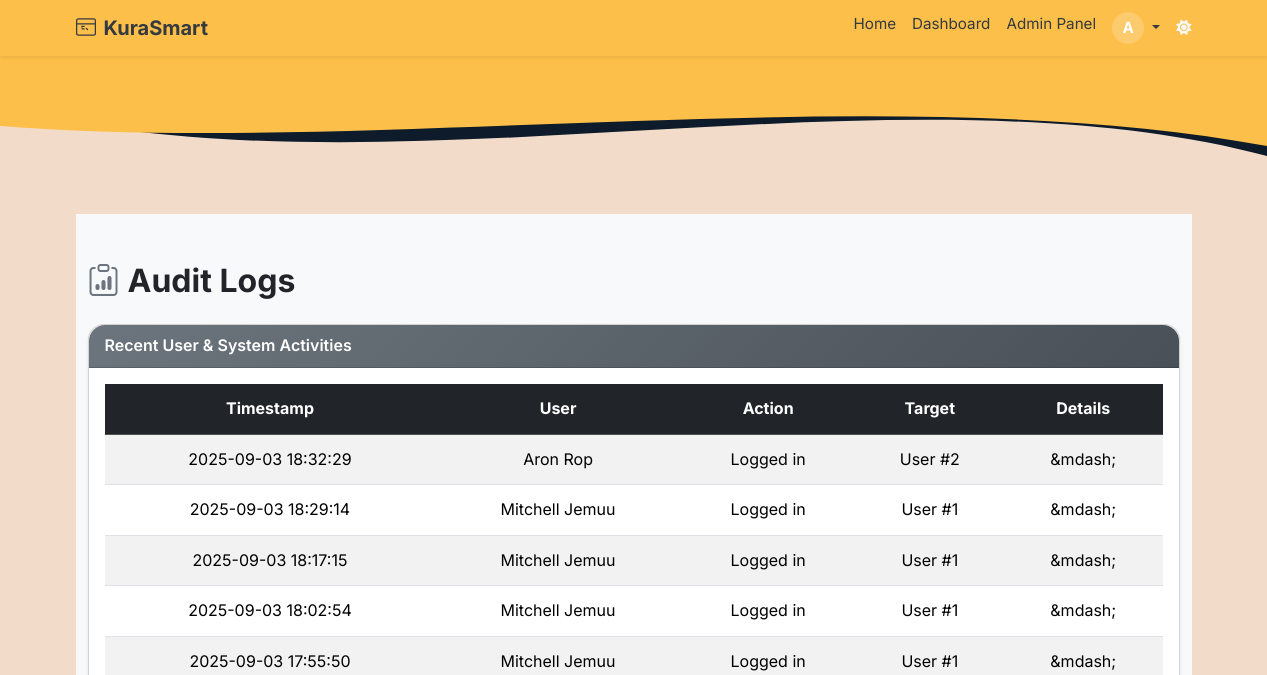
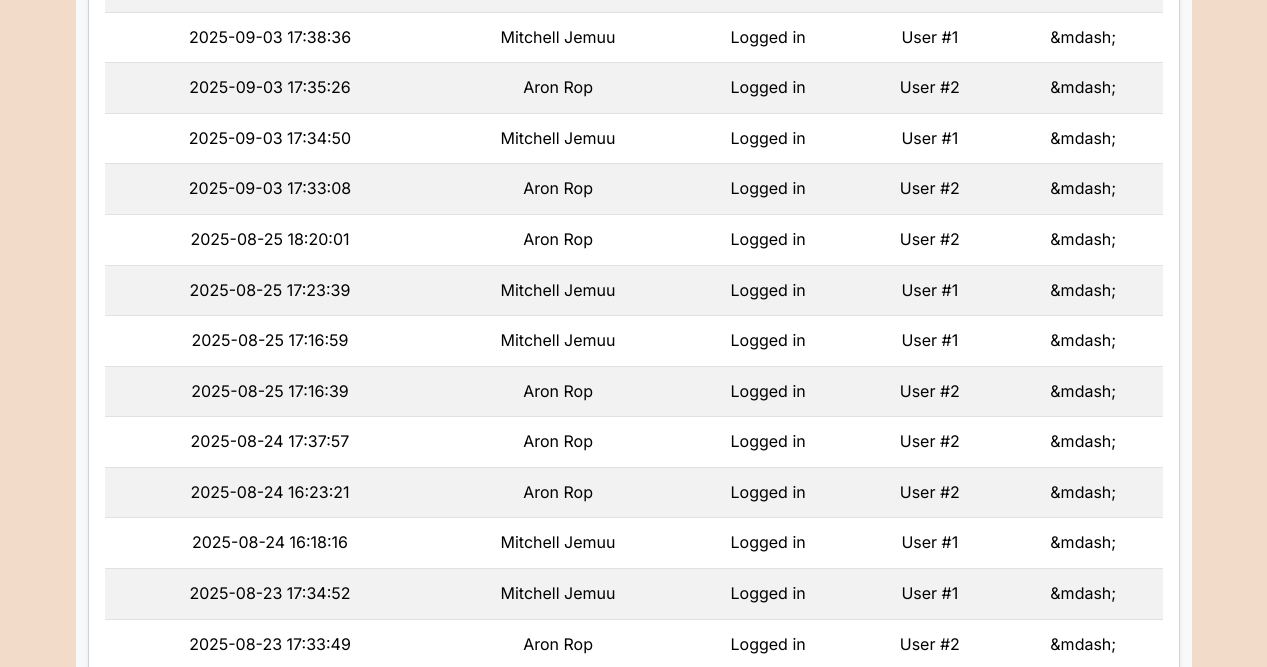
Page /admin/audit-logs (signed in, upper part) on the earlier database version (2 pictures, top to bottom).
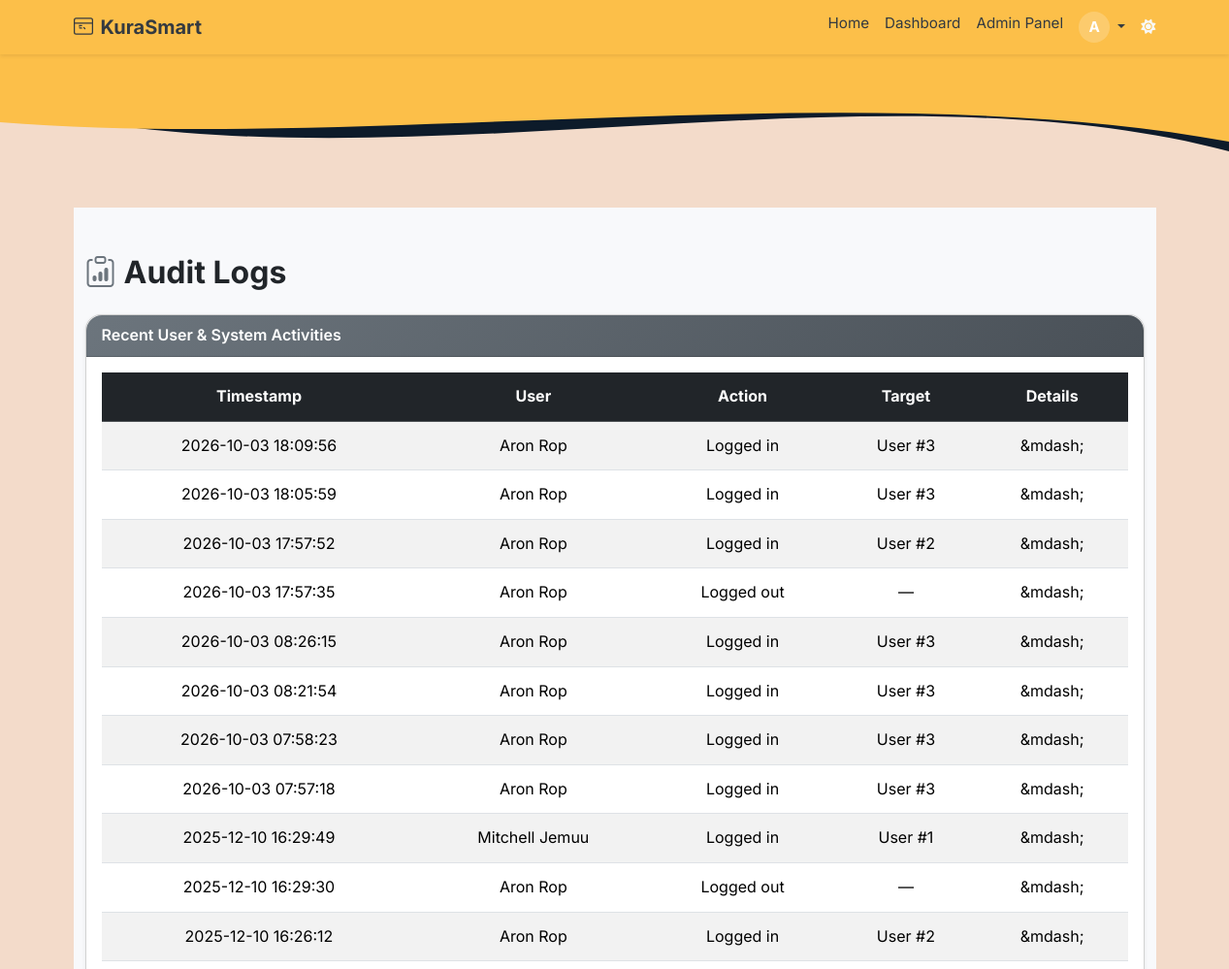
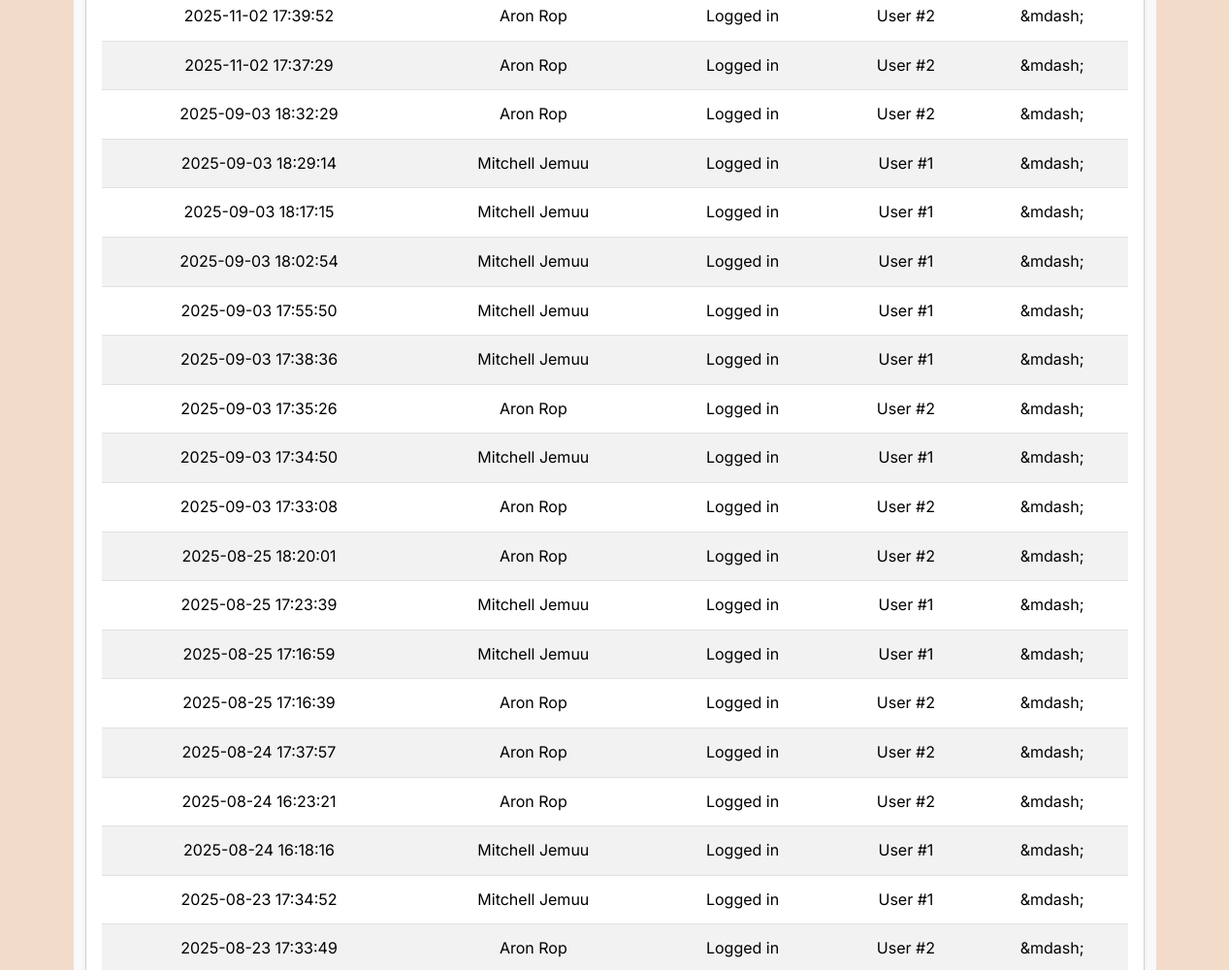
Same page on the later database version (2 pictures, top to bottom).
### app/models.py (models this page shows, shortened)
class User(db.Model, UserMixin):
    __tablename__ = 'users'
    id = db.Column(db.Integer, primary_key=True)
    email = db.Column(db.String(120), unique=True, nullable=False, index=True)
    full_name = db.Column(db.String(120), nullable=False)
    username = db.Column(db.String(80), unique=True, nullable=True)
    id_number = db.Column(db.String(20), unique=True, nullable=True)
    password_hash = db.Column(db.String(128), nullable=False)
    voting_type = db.Column(db.String(10), nullable=False, default="informal")
    national_id = db.Column(db.String(20), unique=True, nullable=True)
    dob = db.Column(db.Date, nullable=True)
    gender = db.Column(db.String(10), nullable=True)
    county = db.Column(db.String(100), nullable=True)
    sub_county = db.Column(db.String(100), nullable=True)
    division = db.Column(db.String(100), nullable=True)
    location = db.Column(db.String(100), nullable=True)
    sub_location = db.Column(db.String(100), nullable=True)
    profile_image = db.Column(db.String(255), nullable=True, default='profile_images/default-profile.png')
    is_verified = db.Column(db.Boolean, default=False, index=True)
    is_superadmin = db.Column(db.Boolean, default=False)
    role = db.Column(db.Enum(UserRole), default=UserRole.voter, nullable=False, index=True)
    created_at = db.Column(db.DateTime, default=datetime.utcnow)
    candidates = db.relationship('Candidate', back_populates='user', lazy='dynamic')
    verification_requests = db.relationship('VerificationRequest', back_populates='user', lazy='dynamic')
    votes = db.relationship('Vote', back_populates='voter', lazy='dynamic')
    def is_super_admin(self):
        return self.role == UserRole.super_admin

class AuditLog(db.Model):
    __tablename__ = 'audit_logs'
    id = db.Column(db.Integer, primary_key=True)
    user_id = db.Column(db.Integer, db.ForeignKey('users.id'), nullable=False)
    action = db.Column(db.String(255), nullable=False)
    target_type = db.Column(db.String(50))
    target_id = db.Column(db.Integer)
    timestamp = db.Column(db.DateTime, default=datetime.utcnow)
    details = db.Column(db.Text)
    user = db.relationship('User', backref='audit_logs')

### app/routes/web_auth.py (the view)
@admin_web_bp.route('/audit-logs')
@login_required
@super_admin_required
def audit_logs():
    try:
        logs = AuditLog.query.order_by(AuditLog.timestamp.desc()).limit(100).all()
        return render_template('admin/audit_logs.html', logs=logs)
    except Exception as e:
        flash(f"Error loading audit logs: {e}", "danger")
        return redirect(url_for('admin_web.dashboard'))

### app/routes/web_auth.py (called while the page is built)
@admin_web_bp.context_processor
def inject_notifications():
    if current_user.is_authenticated:
        unread_notifications = Notification.query.filter_by(user_id=current_user.id, read=False).order_by(Notification.created_at.desc()).all()
        return dict(unread_notifications=unread_notifications)
    return dict(unread_notifications=[])

### app/templates/admin/audit_logs.html (shortened to what this page needs)
{% extends "base.html" %}
{% block content %}
<div class="manage-elections-background py-5">
  <div class="container" data-aos="fade-up">
    <h2 class="mb-4 fw-bold">
      <i class="bi bi-clipboard-data me-2 text-secondary"></i>Audit Logs
    </h2>
    <div class="card shadow-sm rounded-4" data-aos="fade-left">
      <div class="card-header bg-gradient-secondary text-white fw-semibold rounded-top-4">
        Recent User & System Activities
      </div>
      <div class="card-body">
        {% if logs %}
        <div class="table-responsive">
          <table class="table align-middle table-hover text-center table-striped">
            <thead class="table-dark">
              <tr>
                <th>Timestamp</th>
                <th>User</th>
                <th>Action</th>
                <th>Target</th>
                <th>Details</th>
              </tr>
            </thead>
            <tbody>
              {% for log in logs %}
              <tr data-aos="fade-up" data-aos-delay="{{ loop.index * 50 }}">
                <td class="text-wrap text-break">{{ log.timestamp.strftime('%Y-%m-%d %H:%M:%S') }}</td>
                <td class="text-wrap text-break">{{ log.user.full_name }}</td>
                <td class="text-wrap text-break">{{ log.action }}</td>
                <td class="text-wrap text-break">
                  {% if log.target_type %}
                    {{ log.target_type }} #{{ log.target_id }}
                  {% else %}
                    &mdash;
                  {% endif %}
                </td>
                <td class="text-wrap text-break">{{ log.details or '&mdash;' }}</td>
              </tr>
              {% endfor %}
            </tbody>
          </table>
        </div>
        {% else %}
        <p class="text-center text-muted">No audit logs available.</p>
        {% endif %}
      </div>
    </div>
  </div>
</div>
{% endblock %}

### app/templates/base.html (shortened to what this page needs)
<!DOCTYPE html>
<html lang="en" data-bs-theme="auto">
<head>
  <link rel="stylesheet" href="https://cdn.jsdelivr.net/npm/bootstrap@5.3.3/dist/css/bootstrap.min.css">
  <link rel="stylesheet" href="https://cdnjs.cloudflare.com/ajax/libs/font-awesome/6.5.0/css/all.min.css"/>
  <link rel="stylesheet" href="https://cdn.jsdelivr.net/npm/aos@2.3.4/dist/aos.css">
  <link rel="stylesheet" href="https://cdn.jsdelivr.net/npm/bootstrap-icons@1.10.5/font/bootstrap-icons.css">
  <link rel="stylesheet" href="{{ url_for('static', filename='styles.css') }}">
</head>
<body class="text-dark d-flex flex-column min-vh-100">
  <nav class="navbar navbar-expand-lg sticky-top shadow-sm" style="background-color: #fcbf49;">
    <div class="container">
      <a class="navbar-brand fw-bold d-flex align-items-center gap-2" href="{{ url_for('main.index') }}">
        KuraSmart
      </a>
      <div class="collapse navbar-collapse" id="navCollapse">
        <ul class="navbar-nav ms-auto mb-2 mb-lg-0">
          <li class="nav-item">
            <a class="nav-link {% if request.endpoint == 'main.index' %}active{% endif %}" href="{{ url_for('main.index') }}">Home</a>
          </li>
          {% if current_user.is_authenticated %}
            <li class="nav-item">
              <a class="nav-link {% if request.endpoint in ['admin_web.dashboard'] %}active{% endif %}" href="{{ url_for('admin_web.dashboard') }}">
                Dashboard
              </a>
            </li>
            {% if current_user.is_super_admin or current_user.role == 'admin' %}
              <li class="nav-item">
                <a class="nav-link {% if request.endpoint == 'admin_web.dashboard' %}active{% endif %}" href="{{ url_for('admin_web.dashboard') }}">
                  Admin Panel
                </a>
              </li>
            {% endif %}
            <li class="nav-item dropdown">
              <a class="nav-link dropdown-toggle" href="#" id="userMenu" role="button" data-bs-toggle="dropdown" aria-expanded="false">
                <div class="nav-profile-wrapper">
                  <div class="profile-initial bg10">
                    {{ current_user.full_name[0]|upper }}
                  </div>
                </div>
              </a>
            </li>
          {% endif %}
        </ul>
        <span id="theme-toggle" class="text-light ms-2" title="Toggle theme" style="cursor: pointer;">
          <i class="fas fa-moon"></i>
        </span>
      </div>
    </div>
  </nav>
  <div class="position-relative">
    <svg viewBox="0 0 500 150" preserveAspectRatio="none" class="w-100" style="height: 150px; display: block;">
      <path d="M0,50 C150,150 350,0 500,100 L500,0 L0,0 Z" style="fill: #0d1b2a;"></path>
      <path d="M0,70 C150,100 350,20 500,90 L500,0 L0,0 Z" style="fill: #fcbf49;"></path>
    </svg>
  </div>
  <main class="container py-2 flex-grow-1">
    {% block content %}{% endblock %}
  </main>
</body>
</html>

### app/static/styles.css (style rules this page uses)
body { font-family: 'Segoe UI', Tahoma, Geneva, Verdana, sans-serif; background-color: #f8f9fa; margin: 0; padding: 0; }
.navbar-brand { font-weight: bold; color: #343a40 !important; }
.navbar-nav .nav-item .nav-link { color: #343a40; }

### app/templates/base.html (style rules this page uses)
body { font-family: 'Inter', sans-serif; background-color: #F3DBCA; margin: 0; padding: 0; line-height: 1.6; }
.navbar { padding-top: 0.25rem; padding-bottom: 0.25rem; font-size: 0.95rem; }
.navbar-brand svg { margin-top: -2px; }
.nav-profile-wrapper { position: relative; display: inline-block; }
.profile-initial { background-color: #ffffff33; color: #ffffff; font-weight: bold; width: 32px; height: 32px; display: flex; align-items: center; justify-content: center; border-radius: 50%; font-size: 0.95rem; text-transform: uppercase; cursor: pointer; }

### app/templates/admin/audit_logs.html (style rules this page uses)
.manage-elections-background { background: #f8f9fb; min-height: 100vh; }
.bg-gradient-secondary { background: linear-gradient(135deg, #6c757d, #495057); }
.card { border-radius: 0.75rem; }
.table td, .table th { vertical-align: middle; padding: 0.75rem; word-wrap: break-word; white-space: normal; }
.table-responsive { overflow-x: auto; }

Differences in the rows shown:
added AuditLog: timestamp "2026-10-03 18:09:56", user.full_name "Aron Rop", action "Logged in", target_type "User", target_id "3", details "&mdash;"
added AuditLog: timestamp "2026-10-03 18:05:59", user.full_name "Aron Rop", action "Logged in", target_type "User", target_id "3", details "&mdash;"
added AuditLog: timestamp "2026-10-03 17:57:52", user.full_name "Aron Rop", action "Logged in", target_type "User", target_id "2", details "&mdash;"
added AuditLog: timestamp "2026-10-03 17:57:35", user.full_name "Aron Rop", action "Logged out", details "&mdash;"
added AuditLog: timestamp "2026-10-03 08:26:15", user.full_name "Aron Rop", action "Logged in", target_type "User", target_id "3", details "&mdash;"
added AuditLog: timestamp "2026-10-03 08:21:54", user.full_name "Aron Rop", action "Logged in", target_type "User", target_id "3", details "&mdash;"
added AuditLog: timestamp "2026-10-03 07:58:23", user.full_name "Aron Rop", action "Logged in", target_type "User", target_id "3", details "&mdash;"
added AuditLog: timestamp "2026-10-03 07:57:18", user.full_name "Aron Rop", action "Logged in", target_type "User", target_id "3", details "&mdash;"
added AuditLog: timestamp "2025-12-10 16:29:49", user.full_name "Mitchell Jemuu", action "Logged in", target_type "User", target_id "1", details "&mdash;"
added AuditLog: timestamp "2025-12-10 16:29:30", user.full_name "Aron Rop", action "Logged out", details "&mdash;"
added AuditLog: timestamp "2025-12-10 16:26:12", user.full_name "Aron Rop", action "Logged in", target_type "User", target_id "2", details "&mdash;"
added AuditLog: timestamp "2025-11-02 17:39:52", user.full_name "Aron Rop", action "Logged in", target_type "User", target_id "2", details "&mdash;"
added AuditLog: timestamp "2025-11-02 17:37:29", user.full_name "Aron Rop", action "Logged in", target_type "User", target_id "2", details "&mdash;"
